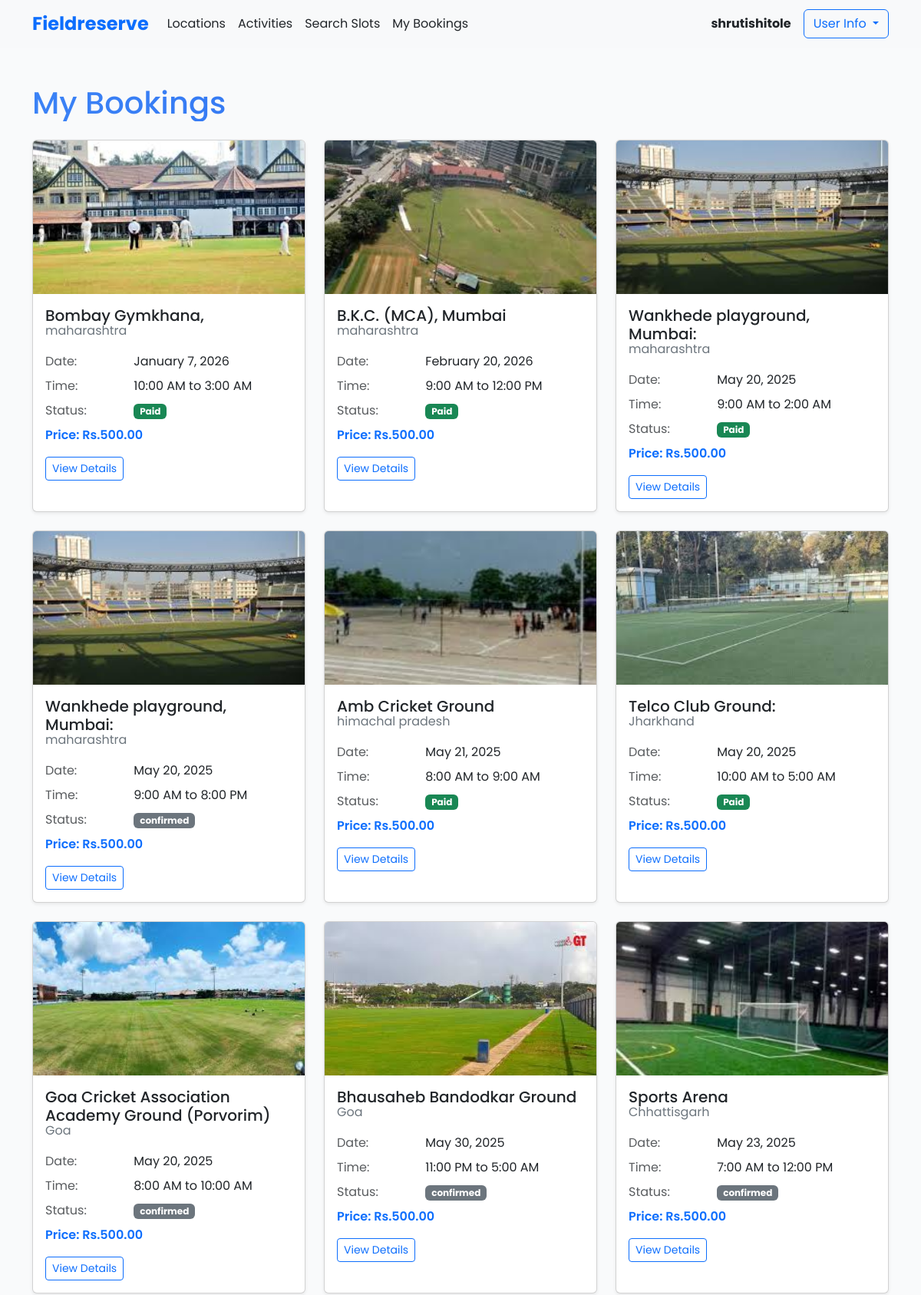
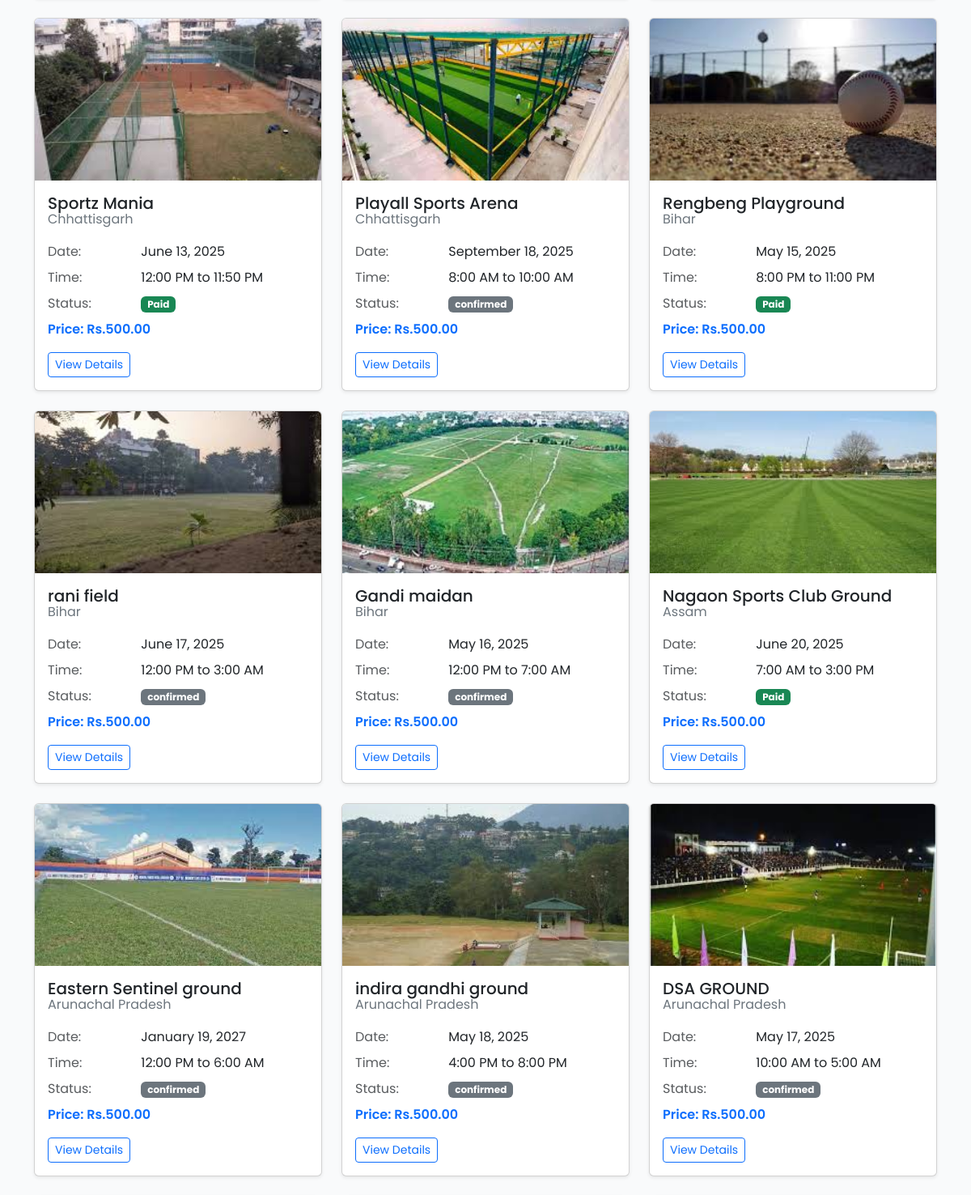
/my-bookings/ (signed in, upper part), run on the app's committed database (2 pictures, top to bottom).
### booking/models.py (models this page shows, shortened)
class Slot(models.Model):
    field = models.ForeignKey(Field, on_delete=models.CASCADE, related_name='time_slots')
    date = models.DateField()
    start_time = models.TimeField()
    end_time = models.TimeField()
    price = models.DecimalField(max_digits=8, decimal_places=2, validators=[MinValueValidator(0)])
    available = models.BooleanField(default=True)
    capacity = models.IntegerField(default=10, validators=[MinValueValidator(1)])
    available_slots = models.IntegerField(default=10, validators=[MinValueValidator(0)])
    class Meta:
        indexes = [
            models.Index(fields=['field', 'date', 'start_time']),
            models.Index(fields=['available']),
        ]
        constraints = [
            UniqueConstraint(fields=['field', 'date', 'start_time', 'end_time'], name='unique_slot')
        ]

class Field(models.Model):
    name = models.CharField(max_length=100)
    location = models.ForeignKey(Location, on_delete=models.CASCADE, related_name='fields')
    description = models.TextField(blank=True)
    activity_type = models.ForeignKey(ActivityType, on_delete=models.CASCADE, related_name='fields')
    indoor = models.BooleanField(default=False)
    image = models.ImageField(upload_to='fields/', null=True, blank=True)
    default_image = models.ImageField(upload_to='fields/', default='default_field.jpg')
    class Meta:
        indexes = [
            models.Index(fields=['name', 'location']),
        ]

class Location(models.Model):
    name = models.CharField(max_length=100)
    address = models.CharField(max_length=200)
    city = models.CharField(max_length=100, blank=True)
    latitude = models.FloatField(null=True, blank=True)
    longitude = models.FloatField(null=True, blank=True)
    is_featured = models.BooleanField(default=False)
    def __str__(self):
        return self.name
    class Meta:
        indexes = [
            models.Index(fields=['name', 'city']),
            models.Index(fields=['is_featured']),
        ]

class Booking(models.Model):
    STATUS_CHOICES = (
        ('PENDING', 'Pending'),
        ('CONFIRMED', 'Confirmed'),
        ('PAID', 'Paid'),
        ('CANCELLED', 'Cancelled'),
    )
    PAYMENT_STATUS_CHOICES = (
        ('PENDING', 'Pending'),
        ('COMPLETED', 'Completed'),
        ('FAILED', 'Failed'),
    )
    user = models.ForeignKey(User, on_delete=models.CASCADE, related_name='bookings')
    slot = models.ForeignKey(Slot, on_delete=models.CASCADE, related_name='bookings')
    booking_time = models.DateTimeField(auto_now_add=True)
    status = models.CharField(max_length=20, choices=STATUS_CHOICES, default='PENDING')
    payment_status = models.CharField(max_length=20, choices=PAYMENT_STATUS_CHOICES, default='PENDING')
    participants = models.IntegerField(default=1, validators=[MinValueValidator(1)])
    class Meta:
        indexes = [
            models.Index(fields=['user', 'booking_time']),
            models.Index(fields=['slot', 'status']),
        ]
        constraints = [
            UniqueConstraint(fields=['user', 'slot'], name='unique_user_slot_booking')
        ]

### booking/views.py (the view)
# urls.py: path('my-bookings/', views.my_bookings, name='my_bookings'),
@login_required
def my_bookings(request):
    bookings = Booking.objects.filter(user=request.user).order_by('-booking_time')
    processed_bookings = []
    for booking in bookings:
        processed_booking = {
            'id': booking.id,
            'field': {
                'name': booking.slot.field.name,
                'location': booking.slot.field.location,
                'image': booking.slot.field.image
            },
            'date': booking.slot.date,
            'start_time': booking.slot.start_time,
            'end_time': booking.slot.end_time,
            'price': booking.slot.price,
            'slot': booking.slot,
            'status': booking.status
        }
        processed_bookings.append(processed_booking)
    return render(request, 'my_bookings.html', {'bookings': processed_bookings})

### templates/my_bookings.html
{% extends "base.html" %}
{% block content %}
<div class="container py-5">
  <h1 class="mb-4 text-gradient">My Bookings</h1>
  {% if bookings %}
  <div class="row g-4">
    {% for booking in bookings %}
    <div class="col-md-6 col-lg-4">
      <div class="card h-100 shadow-sm">
        {% if booking.slot.field.image %}
        <img
          src="{{ booking.slot.field.image.url }}"
          class="card-img-top"
          alt="{{ booking.slot.field.name }}"
          style="height: 200px; object-fit: cover"
        />
        {% else %}
        <div class="bg-light text-center py-5">
          <i class="fas fa-image fa-3x text-muted"></i>
        </div>
        {% endif %}
        <div class="card-body">
          <h5 class="card-title mb-0">{{ booking.slot.field.name }}</h5>
          <p class="card-subtitle text-secondary mb-3">{{ booking.slot.field.location }}</p>
          <div class="row mb-2">
            <div class="col-sm-4 text-muted">Date:</div>
            <div class="col-sm-8">{{ booking.slot.date|date:"F j, Y" }}</div>
          </div>
          <div class="row mb-2">
            <div class="col-sm-4 text-muted">Time:</div>
            <div class="col-sm-8">
              {{ booking.slot.start_time|time:"g:i A" }} to
              {{ booking.slot.end_time|time:"g:i A" }}
            </div>
          </div>
          <div class="row mb-2">
            <div class="col-sm-4 text-muted">Status:</div>
            <div class="col-sm-8">
              {% if booking.status == 'PENDING' %}
                <span class="badge bg-warning text-dark">Pending</span>
              {% elif booking.status == 'PAID' %}
                <span class="badge bg-success">Paid</span>
              {% elif booking.status == 'CONFIRMED' %}
                <span class="badge bg-primary">Confirmed</span>
              {% elif booking.status == 'CANCELLED' %}
                <span class="badge bg-danger">Cancelled</span>
              {% else %}
                <span class="badge bg-secondary">{{ booking.status }}</span>
              {% endif %}
            </div>
          </div>
          <p class="card-text text-primary fw-semibold mb-3">
            Price: Rs.{{ booking.slot.price }}
          </p>
          <a href="{% url 'payment' booking.id %}" class="btn btn-sm btn-outline-primary btn-animation">
            View Details
          </a>
        </div>
      </div>
    </div>
    {% endfor %}
  </div>
  {% else %}
  <div class="alert alert-info shadow-sm text-center">
    You have no bookings yet.
    <a href="{% url 'location_selector' %}" class="alert-link">Find and book a spot!</a>
  </div>
  {% endif %}
</div>
{% endblock content %}

### templates/navbar.html (shortened to what this page needs)
<nav class="navbar navbar-expand-lg navbar-light bg-light">
  <div class="container">
    <a class="navbar-brand" href="{% url 'index' %}">
      <span class="text-primary fw-bold fs-4">Fieldreserve</span>
    </a>
    <div class="collapse navbar-collapse" id="navbarNav">
      <ul class="navbar-nav me-auto mb-2 mb-lg-0">
        <li class="nav-item">
          <a class="nav-link text-dark" href="{% url 'location_selector' %}">Locations</a>
        </li>
        <li class="nav-item">
          <a class="nav-link text-dark" href="{% url 'activity_selector' %}">Activities</a>
        </li>
        <li class="nav-item">
          <a class="nav-link text-dark" href="{% url 'search_slots' %}">Search Slots</a>
        </li>
        {% if user.is_authenticated %}
        <li class="nav-item">
          <a class="nav-link text-dark" href="{% url 'my_bookings' %}">My Bookings</a>
        </li>
        {% endif %}
      </ul>
      <div class="d-flex align-items-center">
        {% if user.is_authenticated %}
        <span class="text-dark fw-bold me-3">{{ user.username }}</span>
        <div class="dropdown">
          <button
            class="btn btn-outline-primary dropdown-toggle"
            type="button"
            id="dropdownMenuButton"
            data-bs-toggle="dropdown"
            aria-expanded="false"
          >
            User Info
          </button>
        </div>
        {% else %}
        <a href="{% url 'login' %}" class="btn btn-outline-primary me-2">Login</a>
        <a href="{% url 'register' %}" class="btn btn-primary">Sign Up</a>
        {% endif %}
      </div>
    </div>
  </div>
</nav>

### templates/base.html (style rules this page uses)
:root { --primary-color: #3b82f6; --primary-light: #eff6ff; --accent-color: #1d4ed8; --text-dark: #1f2937; --text-light: #6b7280; --bg-light: #f9fafb; --bg-white: #ffffff; --shadow-sm: 0 1px 2px 0 rgba(0, 0, 0, 0.05); --shadow: 0 4px 6px -1px rgba(0, 0, 0, 0.1), 0 2px 4px -1px rgba(0, 0, 0, 0.06); --shadow-lg: 0 10px 15px -3px rgba(0, 0, 0, 0.1), 0 4px 6px -2px rgba(0, 0, 0, 0.05); }
body { font-family: "Poppins", sans-serif; color: var(--text-dark); background-color: var(--bg-light); }
.text-gradient { background: linear-gradient(to right, #3b82f6, #2563eb); -webkit-background-clip: text; -webkit-text-fill-color: transparent; background-clip: text; color: transparent; }

### data on the page
Slot: slot.field.image (picture), slot.field.name "Bombay Gymkhana,", slot.field.location "maharashtra", slot "January 7, 2026", slot.start_time "10:00 AM", slot.end_time "3:00 AM", shows "Paid", slot.price "500.00"
Slot: slot.field.image (picture), slot.field.name "B.K.C. (MCA), Mumbai", slot.field.location "maharashtra", slot "February 20, 2026", slot.start_time "9:00 AM", slot.end_time "12:00 PM", shows "Paid", slot.price "500.00"
Slot: slot.field.image (picture), slot.field.name "Wankhede playground, Mumbai:", slot.field.location "maharashtra", slot "May 20, 2025", slot.start_time "9:00 AM", slot.end_time "2:00 AM", shows "Paid", slot.price "500.00"
Slot: slot.field.image (picture), slot.field.name "Wankhede playground, Mumbai:", slot.field.location "maharashtra", slot "May 20, 2025", slot.start_time "9:00 AM", slot.end_time "8:00 PM", status "confirmed", slot.price "500.00"
Slot: slot.field.image (picture), slot.field.name "Amb Cricket Ground", slot.field.location "himachal pradesh", slot "May 21, 2025", slot.start_time "8:00 AM", slot.end_time "9:00 AM", shows "Paid", slot.price "500.00"
Slot: slot.field.image (picture), slot.field.name "Telco Club Ground:", slot.field.location "Jharkhand", slot "May 20, 2025", slot.start_time "10:00 AM", slot.end_time "5:00 AM", shows "Paid", slot.price "500.00"
Slot: slot.field.image (picture), slot.field.name "Goa Cricket Association Academy Ground (Porvorim)", slot.field.location "Goa", slot "May 20, 2025", slot.start_time "8:00 AM", slot.end_time "10:00 AM", status "confirmed", slot.price "500.00"
Slot: slot.field.image (picture), slot.field.name "Bhausaheb Bandodkar Ground", slot.field.location "Goa", slot "May 30, 2025", slot.start_time "11:00 PM", slot.end_time "5:00 AM", status "confirmed", slot.price "500.00"
Slot: slot.field.image (picture), slot.field.name "Sports Arena", slot.field.location "Chhattisgarh", slot "May 23, 2025", slot.start_time "7:00 AM", slot.end_time "12:00 PM", status "confirmed", slot.price "500.00"
Slot: slot.field.image (picture), slot.field.name "Sportz Mania", slot.field.location "Chhattisgarh", slot "June 13, 2025", slot.start_time "12:00 PM", slot.end_time "11:50 PM", shows "Paid", slot.price "500.00"
Slot: slot.field.image (picture), slot.field.name "Playall Sports Arena", slot.field.location "Chhattisgarh", slot "September 18, 2025", slot.start_time "8:00 AM", slot.end_time "10:00 AM", status "confirmed", slot.price "500.00"
Slot: slot.field.image (picture), slot.field.name "Rengbeng Playground", slot.field.location "Bihar", slot "May 15, 2025", slot.start_time "8:00 PM", slot.end_time "11:00 PM", shows "Paid", slot.price "500.00"
Slot: slot.field.image (picture), slot.field.name "rani field", slot.field.location "Bihar", slot "June 17, 2025", slot.start_time "12:00 PM", slot.end_time "3:00 AM", status "confirmed", slot.price "500.00"
Slot: slot.field.image (picture), slot.field.name "Gandi maidan", slot.field.location "Bihar", slot "May 16, 2025", slot.start_time "12:00 PM", slot.end_time "7:00 AM", status "confirmed", slot.price "500.00"
Slot: slot.field.image (picture), slot.field.name "Nagaon Sports Club Ground", slot.field.location "Assam", slot "June 20, 2025", slot.start_time "7:00 AM", slot.end_time "3:00 PM", shows "Paid", slot.price "500.00"
Slot: slot.field.image (picture), slot.field.name "Eastern Sentinel ground", slot.field.location "Arunachal Pradesh", slot "January 19, 2027", slot.start_time "12:00 PM", slot.end_time "6:00 AM", status "confirmed", slot.price "500.00"
Slot: slot.field.image (picture), slot.field.name "indira gandhi ground", slot.field.location "Arunachal Pradesh", slot "May 18, 2025", slot.start_time "4:00 PM", slot.end_time "8:00 PM", status "confirmed", slot.price "500.00"
Slot: slot.field.image (picture), slot.field.name "DSA GROUND", slot.field.location "Arunachal Pradesh", slot "May 17, 2025", slot.start_time "10:00 AM", slot.end_time "5:00 AM", status "confirmed", slot.price "500.00"

### other printed values
{{ user.username }} "shrutishitole"
